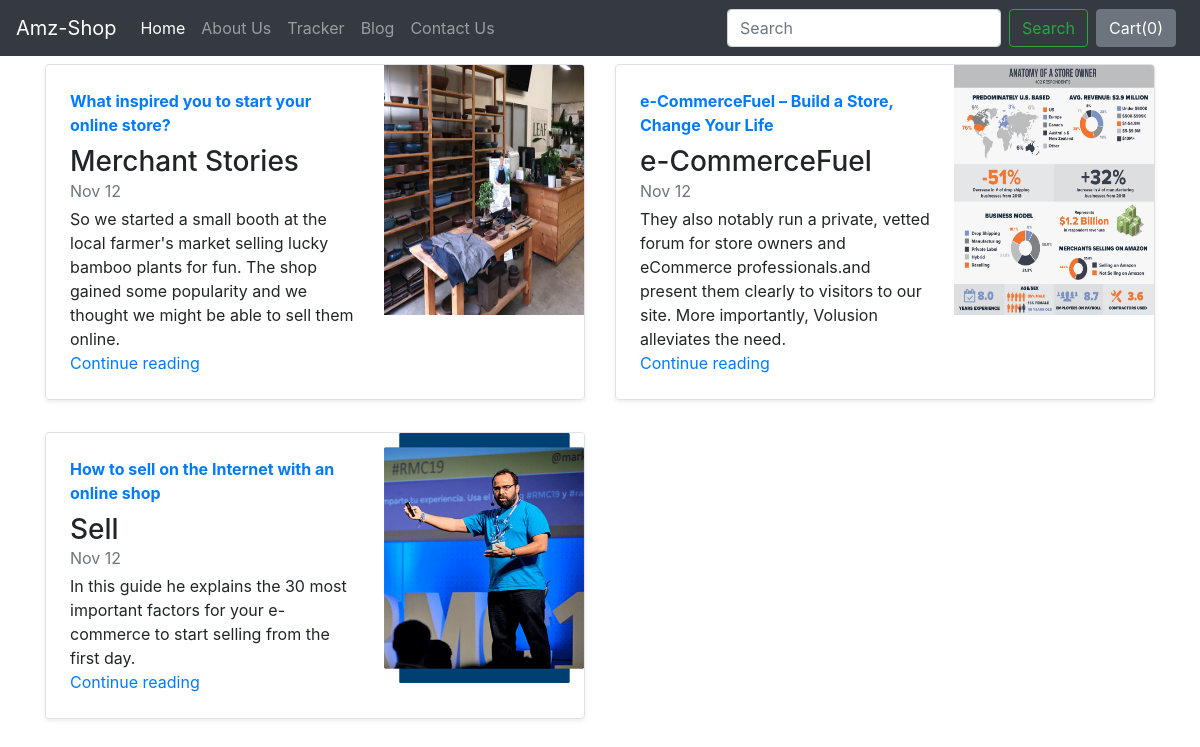
Screenshot of /blog/ with the database file from the repository.
### blog/models.py (models this page shows)
class Blogpost(models.Model):
    post_id = models.AutoField(primary_key=True)
    title = models.CharField(max_length=50)
    head0 = models.CharField(max_length=500, default="")
    chead0 = models.CharField(max_length=5000, default="")
    head1 = models.CharField(max_length=500, default="")
    chead1 = models.CharField(max_length=5000, default="")
    head2 = models.CharField(max_length=500, default="")
    chead2 = models.CharField(max_length=5000, default="")
    pub_date = models.DateField()
    thumbnail = models.ImageField(upload_to='shop/images', default="")
    def __str__(self):
        return self.title

### blog/views.py (the view)
# urls.py: path('', views.index),
def index(request):
    myposts= Blogpost.objects.all()
    print(myposts)
    return render(request, 'blog/index.html', {'myposts': myposts})

### blog/templates/blog/index.html
{% extends 'blog/basic.html' %}
{% block body %}
<div class="container">
<div class="row my-2">
    {% for item in myposts %}
        <div class="col-md-6">
            <div
                class="row no-gutters border rounded overflow-hidden flex-md-row mb-4 shadow-sm h-md-250 position-relative">
                <div class="col p-4 d-flex flex-column position-static">
                    <strong class="d-inline-block mb-2 text-primary">{{item.head0}}</strong>
                    <h3 class="mb-0">{{item.title}}</h3>
                    <div class="mb-1 text-muted">Nov 12</div>
                    <p class="card-text mb-auto">{{item.head1}}</p>
                    <a href="blogpost/{{item.post_id}}" class="stretched-link">Continue reading</a>
                </div>
                <div class="col-auto d-none d-lg-block">
                    <img src="/media/{{item.thumbnail}}" class="bd-placeholder-img" width="200" height="250"
                        aria-label="Placeholder: Thumbnail"/>
                </div>
            </div>
        </div>
{% if forloop.counter|divisibleby:2 %}
    </div><div class="row my-2">
    {% endif %}
    {% endfor %}
</div>
{% endblock %}

### blog/templates/blog/basic.html (shortened to what this page needs)
<!doctype html>
<html lang="en">
  <head>
    <link rel="stylesheet" href="https://stackpath.bootstrapcdn.com/bootstrap/4.2.1/css/bootstrap.min.css">
  </head>
  <body>
    <nav class="navbar navbar-expand-lg navbar-dark bg-dark">
  <a class="navbar-brand" href="/shop">Amz-Shop</a>
  <div class="collapse navbar-collapse" id="navbarSupportedContent">
    <ul class="navbar-nav mr-auto">
      <li class="nav-item active">
        <a class="nav-link" href="/shop">Home <span class="sr-only">(current)</span></a>
      </li>
      <li class="nav-item">
        <a class="nav-link" href="/shop/about">About Us</a>
      </li>
      <li class="nav-item">
        <a class="nav-link" href="/shop/tracker">Tracker</a>
      </li>
       <li class="nav-item">
        <a class="nav-link" href="/blog">Blog</a>
      </li>
      <li class="nav-item">
        <a class="nav-link" href="/shop/contact">Contact Us</a>
      </li>
    </ul>
    <form class="form-inline my-2 my-lg-0">
      <input class="form-control mr-sm-2" type="search" placeholder="Search" aria-label="Search">
      <button class="btn btn-outline-success my-2 my-sm-0" type="submit">Search</button>
    </form>
    <button type="button" class="btn btn-secondary mx-2" id="popcart" data-container="body" data-toggle="popover" data-placement="bottom" data-html="true" data-content="Vivamus
sagittis lacus vel augue laoreet rutrum faucibus.">
  Cart(<span id="cart">0</span>)
</button>
  </div>
</nav>
  {% block body %} {% endblock %}
  </body>
</html>

### rows the page displays
Blogpost: head0 "What inspired you to start your online store?", title "Merchant Stories", head1 "So we started a small booth at the local farmer's market selling lucky bamboo plants for fun. The shop gained some popularity and we thought we might be able to sell them online.", thumbnail (picture)
Blogpost: head0 "e-CommerceFuel – Build a Store, Change Your Life", title "e-CommerceFuel", head1 "They also notably run a private, vetted forum for store owners and eCommerce professionals.and present them clearly to visitors to our site. More importantly, Volusion alleviates the need.", thumbnail (picture)
Blogpost: head0 "How to sell on the Internet with an online shop", title "Sell", head1 "In this guide he explains the 30 most important factors for your e-commerce to start selling from the first day.", thumbnail (picture)
